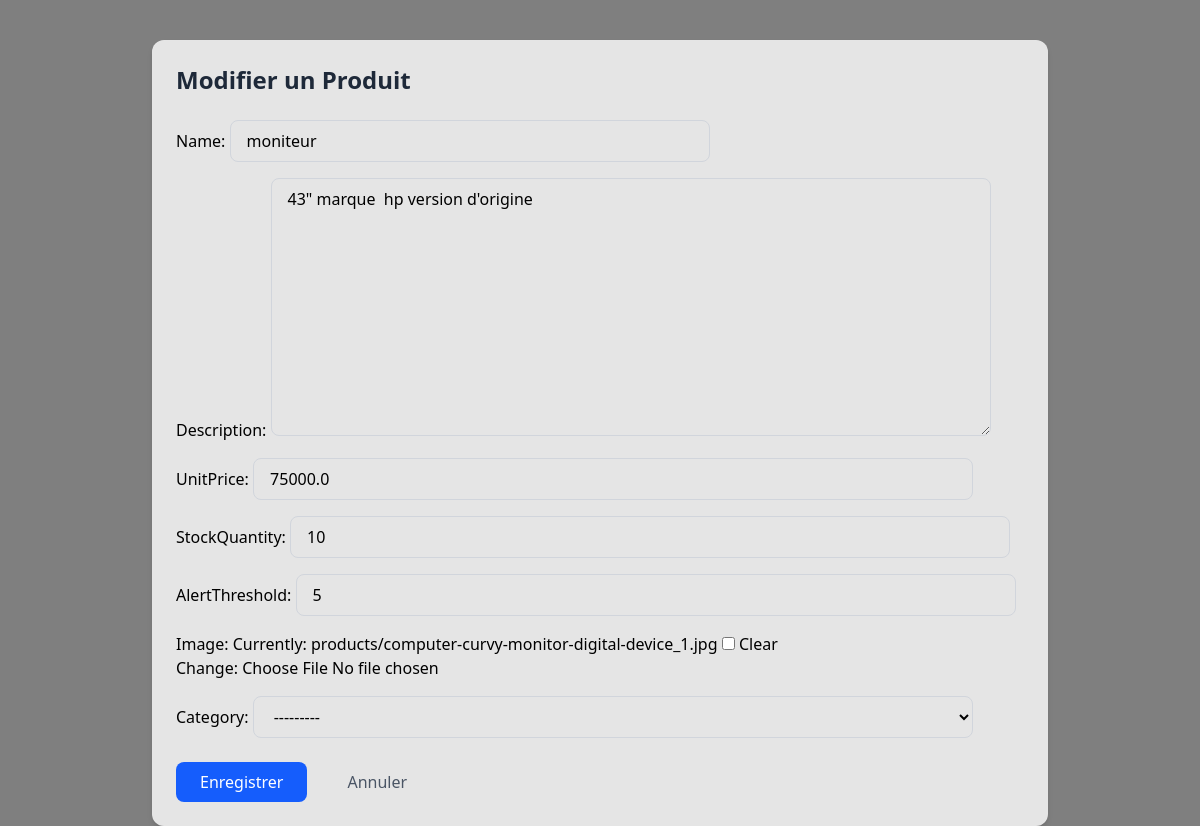
Page /gestions/6/product_update/ (signed in) on the committed database.
### gestions/models.py (models this page shows)
class Product(models.Model):
    name = models.CharField(max_length=20, blank=True)
    description = models.CharField(max_length=200, blank=True)
    unitPrice = models.FloatField(null=True, blank=True )
    stockQuantity = models.IntegerField()
    alertThreshold = models.IntegerField()
    image = models.ImageField(upload_to="products/", null=True, blank=True)
    category = models.ForeignKey(Category, on_delete=models.CASCADE, related_name="gestions", null=True, blank=True)
    created_at = models.DateTimeField(auto_now_add=True)
    def __str__(self):
        return self.name

### gestions/views.py (the view)
# urls.py: path('<int:id>/product_update/', views.product_update, name='product_update'),
@login_required
def product_update(request, id):
    product = get_object_or_404(Product, pk=id)
    print(product)
    form = ProductForm(request.POST or None, request.FILES or None, instance=product)
    print(form.is_valid())
    if form.is_valid():
        form.save()
        return redirect('produit')
    print(form.is_valid())
    return render(request, "gestions/product_update.html", {"form": form, "title": "Modifier un Produit"})

### gestions/forms.py
class ProductForm(forms.ModelForm):
    class Meta:
        model = Product
        fields = ['name', 'description','unitPrice', 'stockQuantity', 'alertThreshold','image', 'category']
        widgets = {
            'name': forms.TextInput(attrs={ 'class':'lg: w-[40vw] px-4 py-2 border border-gray-300 rounded-lg focus:outline-none focus:ring-2 focus:ring-blue-400'}),
            'description': forms.Textarea(attrs={ 'class': TAILWIND_INPUT_CLASS}),
            'unitPrice' : forms.TextInput(attrs={'class': TAILWIND_INPUT_CLASS}),
            'stockQuantity': forms.NumberInput(attrs ={'class': TAILWIND_INPUT_CLASS}),
            'alertThreshold': forms.NumberInput(attrs ={'class': TAILWIND_INPUT_CLASS}),
            'category': forms.Select(attrs={'class':TAILWIND_INPUT_CLASS}),
        }

### gestions/models.py (called while the page is built)
    def __str__(self):
        return self.nameCategory

### gestions/templates/gestions/product_update.html (shortened to what this page needs)
<!DOCTYPE html>
<html lang="en">
<head>
    <script src="https://cdn.jsdelivr.net/npm/@tailwindcss/browser@4"></script>
</head>
<body class="bg-black/50">
<div class="max-w-4xl mx-auto mt-10 p-6 bg-white/80 rounded-xl shadow-md"
    >
<h1 class="text-2xl font-bold text-gray-800 mb-6">{{title}}</h1>
<form method="post" enctype="multipart/form-data" class="space-y-4">
  {% csrf_token %} {{ form.as_p }}
  <div class="flex space-x-4 mt-6">
    <button
      type="submit"
      class="bg-blue-600 text-white px-6 py-2 rounded-lg hover:bg-blue-700 transition"
    >
      Enregistrer
    </button>
    <a
      href="{% url 'produit' %}"
      class="text-gray-600 hover:underline px-6 py-2"
      >Annuler</a
    >
  </div>
</form>
</div>
</body>
</html>

### rows in the picture
Product: name "moniteur", description "43\" marque hp version d'origine", unitPrice "75000.0", stockQuantity "10", alertThreshold "5", category "---------"

### other values in the picture
{{ title }} "Modifier un Produit"
